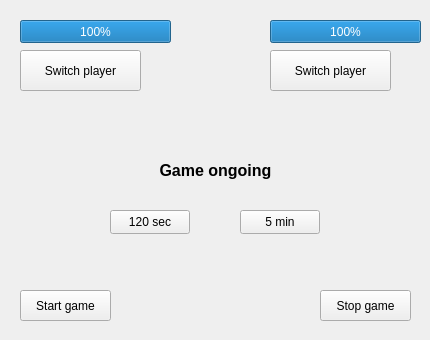
<?xml version="1.0" encoding="UTF-8"?>
<ui version="4.0">
 <class>shakkikello</class>
 <widget class="QMainWindow" name="shakkikello">
  <property name="geometry">
   <rect>
    <x>0</x>
    <y>0</y>
    <width>430</width>
    <height>340</height>
   </rect>
  </property>
  <property name="minimumSize">
   <size>
    <width>430</width>
    <height>340</height>
   </size>
  </property>
  <property name="maximumSize">
   <size>
    <width>430</width>
    <height>340</height>
   </size>
  </property>
  <property name="windowTitle">
   <string>shakkikello</string>
  </property>
  <widget class="QWidget" name="centralwidget">
   <widget class="QProgressBar" name="playerOneBar">
    <property name="geometry">
     <rect>
      <x>20</x>
      <y>20</y>
      <width>151</width>
      <height>23</height>
     </rect>
    </property>
    <property name="value">
     <number>100</number>
    </property>
   </widget>
   <widget class="QProgressBar" name="playerTwoBar">
    <property name="geometry">
     <rect>
      <x>270</x>
      <y>20</y>
      <width>151</width>
      <height>23</height>
     </rect>
    </property>
    <property name="value">
     <number>100</number>
    </property>
   </widget>
   <widget class="QPushButton" name="playerOneButton">
    <property name="geometry">
     <rect>
      <x>20</x>
      <y>50</y>
      <width>121</width>
      <height>41</height>
     </rect>
    </property>
    <property name="text">
     <string>Switch player</string>
    </property>
   </widget>
   <widget class="QPushButton" name="playerTwoButton">
    <property name="geometry">
     <rect>
      <x>270</x>
      <y>50</y>
      <width>121</width>
      <height>41</height>
     </rect>
    </property>
    <property name="text">
     <string>Switch player</string>
    </property>
   </widget>
   <widget class="QLabel" name="label">
    <property name="geometry">
     <rect>
      <x>30</x>
      <y>150</y>
      <width>371</width>
      <height>41</height>
     </rect>
    </property>
    <property name="font">
     <font>
      <family>Segoe UI</family>
      <pointsize>12</pointsize>
      <bold>true</bold>
     </font>
    </property>
    <property name="text">
     <string>Game ongoing</string>
    </property>
    <property name="alignment">
     <set>Qt::AlignmentFlag::AlignCenter</set>
    </property>
   </widget>
   <widget class="QPushButton" name="startButton">
    <property name="geometry">
     <rect>
      <x>20</x>
      <y>290</y>
      <width>91</width>
      <height>31</height>
     </rect>
    </property>
    <property name="text">
     <string>Start game</string>
    </property>
   </widget>
   <widget class="QPushButton" name="stopButton">
    <property name="geometry">
     <rect>
      <x>320</x>
      <y>290</y>
      <width>91</width>
      <height>31</height>
     </rect>
    </property>
    <property name="text">
     <string>Stop game</string>
    </property>
   </widget>
   <widget class="QPushButton" name="twoMinsButton">
    <property name="geometry">
     <rect>
      <x>110</x>
      <y>210</y>
      <width>80</width>
      <height>24</height>
     </rect>
    </property>
    <property name="text">
     <string>120 sec</string>
    </property>
   </widget>
   <widget class="QPushButton" name="fiveMinsButton">
    <property name="geometry">
     <rect>
      <x>240</x>
      <y>210</y>
      <width>80</width>
      <height>24</height>
     </rect>
    </property>
    <property name="text">
     <string>5 min</string>
    </property>
   </widget>
  </widget>
 </widget>
 <resources/>
 <connections/>
</ui>
